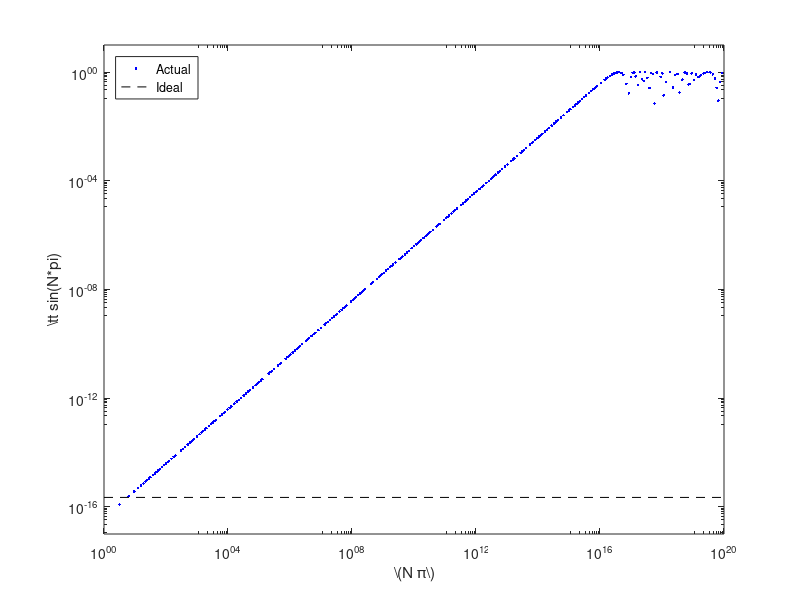

MATLAB code to generate this figure:
%% Round-Off and Truncation Error in Computing \(\sin(x)\)

%% The Sine Function
% You may not think that you need a numerical method to compute \(\sin(x)\),
% but you do.  This is not a calculation that one can do exactly with
% pencil and paper.  The basic numerical idea for computing the sine
% function is the Taylor polynomial, which takes the form
%
% \begin{equation}
% \sin(y) = \underbrace{y - \frac{y^3}{6} + \frac{y^5}{120} + \cdots -
% \frac{y^{2n-1}}{(2n-1)!} }_{\text{Taylor polynomial approximation}} +
% \underbrace{\frac{\cos(\xi) y^{2n+1}}{(2n+1)!}}_{\text{truncation error}}
% \tag{Taylor} 
% \end{equation}
%
% By choosing \(n\) large enough, one may ensure that the truncation error
% is smaller than round-off error.  However, for large \(y\) the value of
% \(n\) would need to be quite large.  Thus, the first step in computing
% \(\sin(x)\) is to find a small value of \(y\) for which \(\sin(y) =
% \sin(x)\).  This is true for
%
% \begin{equation}
% y=x - 2\pi \left\lfloor \frac{x+\pi}{2\pi} \right \rfloor \in
% [-\pi,\pi). \tag{Reduce}
% \end{equation}
%
% The combination of these two equations, (Reduce) and (Taylor), is roughly
% how \(\sin(x)\) is computed numerically.

%% Round-Off Error
% Even though this numerical method for computing \(\sin(x)\) may look
% good, it is susceptible to round-off error when \(\lvert x\rvert\) is large.  This
% can be demonstrated as follows:

n=1000; %number of points to evaluate sin(x) at
fac=ceil(10*rand(1,n)); %random integers from 1 to 10
pow=floor(65*rand(1,n)); %random integers from 0 to 64
x=(2.^pow).*fac.*pi; %random integer multiples of pi
sinxexact=zeros(1,n); %true answer for sin(x)
sinxapprox=sin(x); %numerically computed answer using MATLAB's sin function
err=abs(sinxexact-sinxapprox); %error
figure %plot the error
h=loglog(x,err,'b.',[1 1e20],[eps,eps],'k--');
axis([1 1e20 1e-17 10]) %set the axes
set(gca,'xtick',10.^(0:4:20),'ytick',10.^(-16:4:1)) %label the axes
xlabel('\(N \pi\)')
ylabel('{\tt sin(N*pi)}')
legend(h,{'Actual','Ideal'},'location','northwest')
print -depsc SineRoundoff.eps

%%
% The reason for the severe round-off for large \(\lvert x\rvert\) is that
% in (Reduce) the two numbers \(x\) and \(\displaystyle 2\pi \left\lfloor
% \frac{x+\pi}{2\pi} \right \rfloor\) are quite close to each other,
% relatively speaking. Subtracting them causes a loss of accuracy, called
% cancellation error because digits cancel.

%% Truncation Error
% Now we turn ourselves to the possible error in (Taylor).  Since (Reduce)
% provides a value of \(y\) that with \(\lvert y \rvert \le \pi\), we can
% make the error of the Taylor polynomial small enough by choosing
%
% \[ \left \lvert \frac{\cos(\xi) y^{2n+1}}{(2n+1)!} \right \rvert \le \left
% \lvert \frac{\pi^{2n+1}}{(2n+1)!} \right \rvert \le \epsilon_{\text{machine}} =
% 2^{-53}. \]
% 
% This inequality holds for \(n \ge 14\).  Thus, if we choose \(n = 14\)
% and take some random values of \(x\), the 

x = 20*rand(1,8) - 10 %random values of x
sinx = sin(x);
y = x - 2*pi*floor((x + pi)/(2*pi)); %reduce the argument to lying in [-pi,pi)
y2 = y.*y; %y squared
sinTaylor = y.*(1-(y2/6).*(1-(y2/20).*(1-(y2/42).*(1-(y2/72).*(1-(y2/110).* ...
   (1-(y2/156).*(1-(y2/210).*(1-(y2/272).*(1-(y2/342).*(1-(y2/420).* ...
   (1-(y2/506).* (1-(y2/600).* (1-(y2/702)))))))))))))); 
   %Taylor polynomial up to the term -y^2/(27!)
difference = sinx - sinTaylor %difference between MATLAB's sin and our sin
   
%%
% The difference between MATLAB's built-in |sin| function and our Taylor
% polynomial approximation is on the order of machine epsilon.
%
% However, if we choose a smaller value of \(n\), say, \(n = 8\), then the
% truncation error is larger than the round-off error

sinTaylor = y.*(1-(y2/6).*(1-(y2/20).*(1-(y2/42).*(1-(y2/72).*(1-(y2/110).* ...
    (1-(y2/156).*(1-(y2/210)))))))); 
   %Taylor polynomial up to the term -y^2/(15!)
difference = sinx - sinTaylor %difference between MATLAB's sin and our sin

%%
% _Author: Fred J. Hickernell_